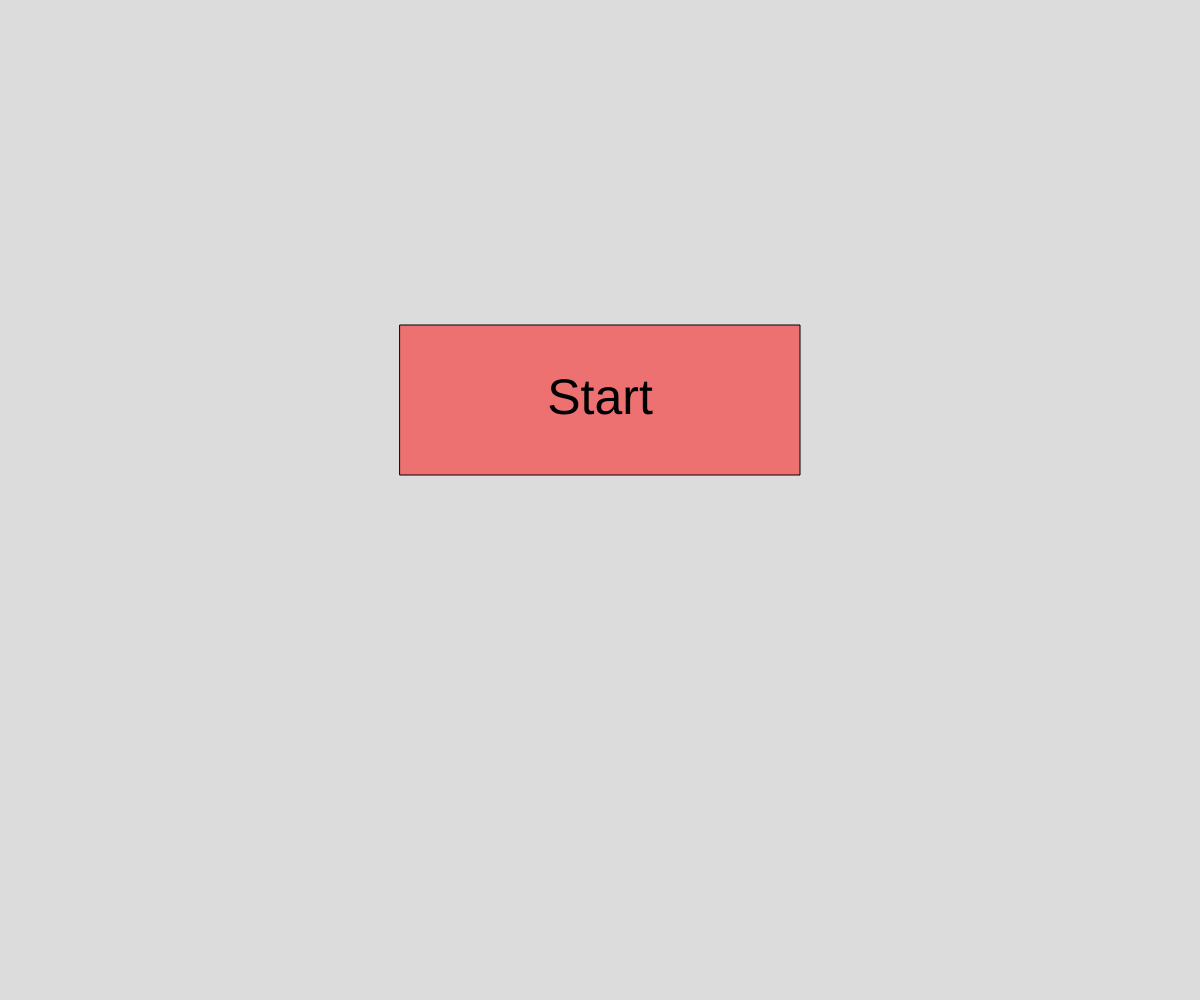
Frame 1 (no input)
Frame 60 (no input): identical to frame 1, image omitted
Frame 120 (the mouse pressed at the canvas centre since frame 60): identical to frame 1, image omitted

The p5.js sketch that drew this single still picture (run headless with seeded random() and noise() and a simulated clock; from frame 60 on, the mouse is pressed at the canvas centre):

// p5.js sketch
// ── sketch.js
// line art demo
// Your Name
// Date
//
// Extra for Experts:
// - describe what you did to take this project "above and beyond"

particles = [];
let otherParticles = [];
let initialX;
let initialY;
let initialAx = 0;
let initialAy = 0.8;
let limity = 0;
let limitx = 0;
let length;
let gravity;
let yVelocity;
let yAcceleration;
let motion = "move";
let state = "menu";
let ground;
let platformX1;
let platformY1;
let platformX2;
let platformY2;
let platformX3;
let platformY3;
let platformX4;
let platformY4;
let platformX5;
let platformY5;
let pWidth = 100;
let pHeight = 25;
let add1 = 3;
let add2 = 3;
let d1 = 3;
let d2 = -3;
let d3 = 3;
let d4 =-3;
let d5 = 3;
let bossX = 500;
let bossY = 500;
let bossSize = 200;
let timer = 100;

function setup() {
  createCanvas(windowWidth, windowHeight);
  length = 38;
  initialX = 170;
  initialY = height/2;
  gravity = 1;
  yVelocity = 0;
  yAcceleration = 0;
  platformY1 = height;
  platformX1 = 150;
  platformY2 = height/2;
  platformX2 = 400;
  platformY2 = height/2;
  platformX2 = 400;
  platformY3 = height/2;
  platformX3 = 650;
  platformY4 = height/2;
  platformX4 = 850;
  platformY5 = height/2;
  platformX5 = 1050;
  ground = height - 50;

}

function draw() {
  background(220);
  if (state === "menu") {
    menu();
    checkButtonClick();
  }
  
  
  
  if (state === "gameplay"){
    movingPlatforms1();
    movingPlatforms2();
    movingPlatforms3();
    movingPlatforms4();
    movingPlatforms5();
    
    push();
    commandControls();
    pop();
    createAvatar();
    
    rect(bossX,bossY,bossSize,bossSize);
    timeLeft();
  }
}

function updateParticles(particleArray,x,y, ax, ay) {
 for (let i = particleArray.length - 1; i >= 0; i--) {
    particleArray[i].update();
    if (particleArray[i].finished()) {
      particleArray.splice(i, 1);
     }
    particleArray[i].show(); }
  for (let i = 0; i < 5; i++) {
    
    let p = new Particle(x,y,ax,ay);
    particleArray.push(p);
  
    } 
  }
  
  class Particle {
    
    constructor(x,y,ax,ay) {
      this.x = x;
      this.y = y;
      this.vx = random(5,6);
      this.vy = random(16,18);
      this.ay = ay;
      this.ax = ax;
      this.alpha = 250;
    }
    
    finished() {
    return this.alpha <= 0;
  }

  update() {
    
    if (this.y != 0) {
      this.x += this.vx;
      this.y -= this.vy;
      this.vy -= this.ay;
      this.vx += this.ax;
      this.alpha -= 4;
    }   
     if (this.x>bossX && this.x<bossX+bossSize && this.y>bossY && this.y<bossY+bossSize) {
       bossSize -=0.05;
       bossY -= add1;
       bossX += add2;
       if (bossX > windowWidth - 200|| bossX < 200) {
         add2 *= -1;
      }else if (bossY < 200 || bossY > windowHeight -200){
        add1 *= -1;
      }
     }
    
  }

  show() {
    noStroke();
    //stroke(255);
    fill(0,0,255, this.alpha);
    ellipse(this.x, this.y + 40, 7);
  }

}

function keyTyped() {
  if (key === 'a') {
    motion = "water";
  }else if (key === 's') {
    motion = "move";
  }
}

  function keyPressed() {
    if (motion === "move") {
      if (keyCode === UP_ARROW){
        if (ground === platformY1 || ground === platformY2 || ground === platformY3 || ground === platformY4 || ground === platformY5){
        yAcceleration += -20;
        }
    }
  }
}


function movingPlatforms1() {
  platformY1 += d1;
  if (platformY1 > height || platformY1 < 0) {
    d1 *= -1;
  }
  rect(platformX1,platformY1,pWidth,pHeight);
}

function movingPlatforms2() {
  platformY2 += d2;
  if (platformY2 > height || platformY2 < 0) {
    d2 *= -1;
  }
  rect(platformX2,platformY2,pWidth,pHeight);
}

function movingPlatforms3() {
  platformY3 += d3;
  if (platformY3 > height || platformY3 < 0) {
    d3 *= -1;
  }
  rect(platformX3,platformY3,pWidth,pHeight);
}

function movingPlatforms4() {
  platformY4 += d4;
  if (platformY4 > height || platformY4 < 0) {
    d4 *= -1;
  }
  rect(platformX4,platformY4,pWidth,pHeight);
}

function movingPlatforms5() {
  platformY5 += d5;
  if (platformY5 > height || platformY5 < 0) {
    d5 *= -1;
  }
  rect(platformX5,platformY5,pWidth,pHeight);
}



function timeLeft() {
  textAlign(CENTER, CENTER);
  textSize(100);
  text(timer, width/2, 100);

  if (frameCount % 60 == 0 && timer > 0) {
    timer --;
  }
}

function createAvatar() {
  rect(initialX,initialY,length,length);
  fill(255);
  yVelocity += yAcceleration;
  yVelocity += gravity;
  initialY += yVelocity;

  yAcceleration = 0;
  if (initialY + length >= ground) {
    initialY = ground - length - 1; 
    yVelocity = 0;
  }
  
  if (initialX>platformX1-37 && initialX<platformX1+pWidth+37  && initialY<platformY1) {
    ground = platformY1;
  }
  else if (initialX>platformX2-37 && initialX<platformX2+pWidth+37 && initialY<platformY2) {
    ground = platformY2;
  }
  else if (initialX>platformX3-37 && initialX<platformX3+pWidth+37 && initialY<platformY3) {
    ground = platformY3;
  }
  else if (initialX>platformX4-37 && initialX<platformX4+pWidth+37 && initialY<platformY4) {
    ground = platformY4;
  }
  else if (initialX>platformX5-37 && initialX<platformX5+pWidth+37 && initialY<platformY5) {
    ground = platformY5;
  }else{
    ground += 5;
  }
}

function commandControls() {
  if (motion === "water") {
    updateParticles(particles, initialX,initialY,initialAx, initialAy);
    updateParticles(particles, initialX,initialY,initialAx + 0.05, initialAy);
    
    if (limity < 30) {
      if (keyIsDown(UP_ARROW)) {
        initialAy -= 0.01;
        limity += 1;
      }
    }
    if (limity > -10) {
      if (keyIsDown(DOWN_ARROW)) {
        initialAy += 0.01;
        limity -= 1;
      }
    }
    if (limitx > -50) {
      if (keyIsDown(LEFT_ARROW)) {
        initialAx -= 0.01;
        limitx -= 1;
      }
    }
    if (limitx < 10) {
      if (keyIsDown(RIGHT_ARROW)) {
        initialAx += 0.01;
        limitx += 1;
      }
    }
    
  }else if (motion === "move") {
    updateParticles(particles, initialX,initialY,initialAx, initialAy);
    updateParticles(particles, initialX,initialY,initialAx + 0.05, initialAy);
    
    if (keyIsDown(LEFT_ARROW)) {
      initialX -= 2;
      
    }
    if (keyIsDown(RIGHT_ARROW)) {
      initialX += 4;
      
    }
  }
}

function menu() {
  rectMode(CENTER);
  fill(255, 0, 0, 125);
  rect(width/2, height/2 - 100, 400, 150);
  textAlign(CENTER, CENTER);
  textSize(50);
  fill(0);
  text("Start",width/2,height/2 -100);
}

function checkButtonClick() {
  if (mouseIsPressed) {
    if (mouseX > width/2 - 200 && mouseX < width/2 + 200 &&
        mouseY > height/2 - 100 - 75 && mouseY < height/2 - 100 + 75) {
          state = "gameplay";
    }
}
}
